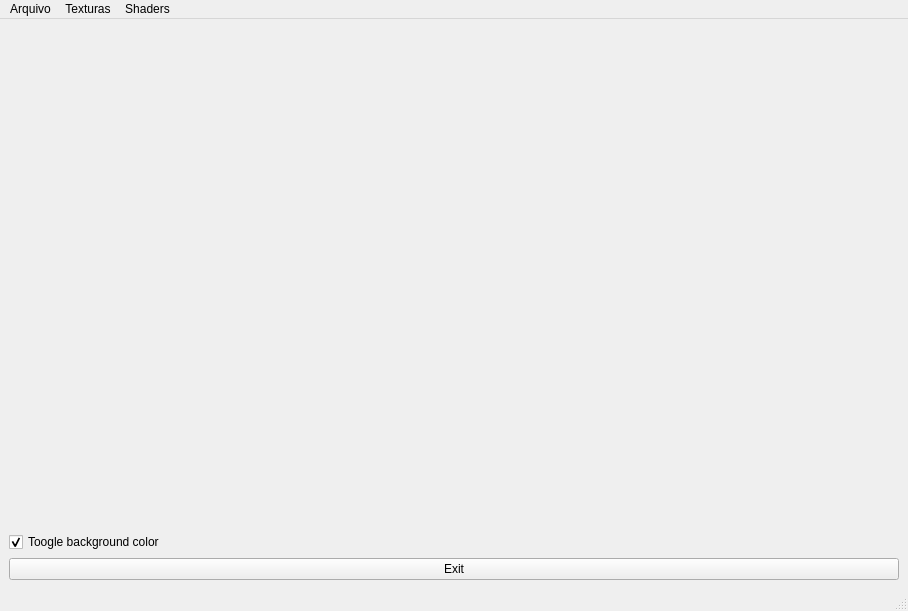
<?xml version="1.0" encoding="UTF-8"?>
<ui version="4.0">
 <class>MainWindow</class>
 <widget class="QMainWindow" name="MainWindow">
  <property name="geometry">
   <rect>
    <x>0</x>
    <y>0</y>
    <width>908</width>
    <height>611</height>
   </rect>
  </property>
  <property name="minimumSize">
   <size>
    <width>800</width>
    <height>600</height>
   </size>
  </property>
  <property name="windowTitle">
   <string>MainWindow</string>
  </property>
  <widget class="QWidget" name="centralwidget">
   <layout class="QVBoxLayout" name="verticalLayout">
    <item>
     <widget class="GLWidget" name="widget" native="true">
      <property name="enabled">
       <bool>true</bool>
      </property>
      <property name="minimumSize">
       <size>
        <width>890</width>
        <height>500</height>
       </size>
      </property>
     </widget>
    </item>
    <item>
     <widget class="QCheckBox" name="checkBox">
      <property name="text">
       <string>Toogle background color</string>
      </property>
      <property name="checked">
       <bool>true</bool>
      </property>
     </widget>
    </item>
    <item>
     <widget class="QPushButton" name="pushButton">
      <property name="text">
       <string>Exit</string>
      </property>
     </widget>
    </item>
   </layout>
   <zorder>pushButton</zorder>
   <zorder>widget</zorder>
   <zorder>checkBox</zorder>
  </widget>
  <widget class="QMenuBar" name="menubar">
   <property name="geometry">
    <rect>
     <x>0</x>
     <y>0</y>
     <width>908</width>
     <height>21</height>
    </rect>
   </property>
   <widget class="QMenu" name="menuArquivo">
    <property name="title">
     <string>Arquivo</string>
    </property>
    <addaction name="actionAbrir"/>
   </widget>
   <widget class="QMenu" name="menuTexturas">
    <property name="title">
     <string>Texturas</string>
    </property>
    <addaction name="actionPredefinida_1"/>
   </widget>
   <widget class="QMenu" name="menuShaders">
    <property name="title">
     <string>Shaders</string>
    </property>
    <addaction name="actionGurro"/>
    <addaction name="actionFong"/>
    <addaction name="actionFong_com_Normal"/>
   </widget>
   <addaction name="menuArquivo"/>
   <addaction name="menuTexturas"/>
   <addaction name="menuShaders"/>
  </widget>
  <widget class="QStatusBar" name="statusbar"/>
  <action name="actionAbrir">
   <property name="text">
    <string>Abrir</string>
   </property>
  </action>
  <action name="actionPredefinida_1">
   <property name="text">
    <string>Predefinida 1</string>
   </property>
  </action>
  <action name="actionGurro">
   <property name="text">
    <string>Gurro (Default)</string>
   </property>
   <property name="toolTip">
    <string>Gurro (Default)</string>
   </property>
  </action>
  <action name="actionFong">
   <property name="text">
    <string>Fong</string>
   </property>
  </action>
  <action name="actionFong_com_Normal">
   <property name="text">
    <string>Normal Textura</string>
   </property>
   <property name="toolTip">
    <string>Phong Normal</string>
   </property>
  </action>
 </widget>
 <customwidgets>
  <customwidget>
   <class>GLWidget</class>
   <extends>QWidget</extends>
   <header>glwidget.h</header>
   <container>1</container>
   <slots>
    <slot>toggleBackgroundColor(bool)</slot>
    <slot>showFileOpenDialog()</slot>
    <slot>loadGouraud()</slot>
    <slot>loadPhongCommon()</slot>
    <slot>loadPhongTexture()</slot>
    <slot>loadPhongNormal()</slot>
    <slot>gurro()</slot>
    <slot>fong()</slot>
    <slot>textura()</slot>
    <slot>normal()</slot>
   </slots>
  </customwidget>
 </customwidgets>
 <resources/>
 <connections>
  <connection>
   <sender>pushButton</sender>
   <signal>clicked()</signal>
   <receiver>MainWindow</receiver>
   <slot>close()</slot>
   <hints>
    <hint type="sourcelabel">
     <x>369</x>
     <y>579</y>
    </hint>
    <hint type="destinationlabel">
     <x>399</x>
     <y>299</y>
    </hint>
   </hints>
  </connection>
  <connection>
   <sender>checkBox</sender>
   <signal>toggled(bool)</signal>
   <receiver>widget</receiver>
   <slot>toggleBackgroundColor(bool)</slot>
   <hints>
    <hint type="sourcelabel">
     <x>193</x>
     <y>550</y>
    </hint>
    <hint type="destinationlabel">
     <x>184</x>
     <y>148</y>
    </hint>
   </hints>
  </connection>
  <connection>
   <sender>actionAbrir</sender>
   <signal>triggered()</signal>
   <receiver>widget</receiver>
   <slot>showFileOpenDialog()</slot>
   <hints>
    <hint type="sourcelabel">
     <x>-1</x>
     <y>-1</y>
    </hint>
    <hint type="destinationlabel">
     <x>184</x>
     <y>148</y>
    </hint>
   </hints>
  </connection>
  <connection>
   <sender>actionFong</sender>
   <signal>triggered()</signal>
   <receiver>widget</receiver>
   <slot>fong()</slot>
   <hints>
    <hint type="sourcelabel">
     <x>-1</x>
     <y>-1</y>
    </hint>
    <hint type="destinationlabel">
     <x>453</x>
     <y>279</y>
    </hint>
   </hints>
  </connection>
  <connection>
   <sender>actionGurro</sender>
   <signal>triggered()</signal>
   <receiver>widget</receiver>
   <slot>gurro()</slot>
   <hints>
    <hint type="sourcelabel">
     <x>-1</x>
     <y>-1</y>
    </hint>
    <hint type="destinationlabel">
     <x>453</x>
     <y>279</y>
    </hint>
   </hints>
  </connection>
  <connection>
   <sender>actionFong_com_Normal</sender>
   <signal>triggered()</signal>
   <receiver>widget</receiver>
   <slot>normal()</slot>
   <hints>
    <hint type="sourcelabel">
     <x>-1</x>
     <y>-1</y>
    </hint>
    <hint type="destinationlabel">
     <x>453</x>
     <y>279</y>
    </hint>
   </hints>
  </connection>
  <connection>
   <sender>actionPredefinida_1</sender>
   <signal>triggered()</signal>
   <receiver>widget</receiver>
   <slot>textura()</slot>
   <hints>
    <hint type="sourcelabel">
     <x>-1</x>
     <y>-1</y>
    </hint>
    <hint type="destinationlabel">
     <x>453</x>
     <y>279</y>
    </hint>
   </hints>
  </connection>
 </connections>
</ui>
